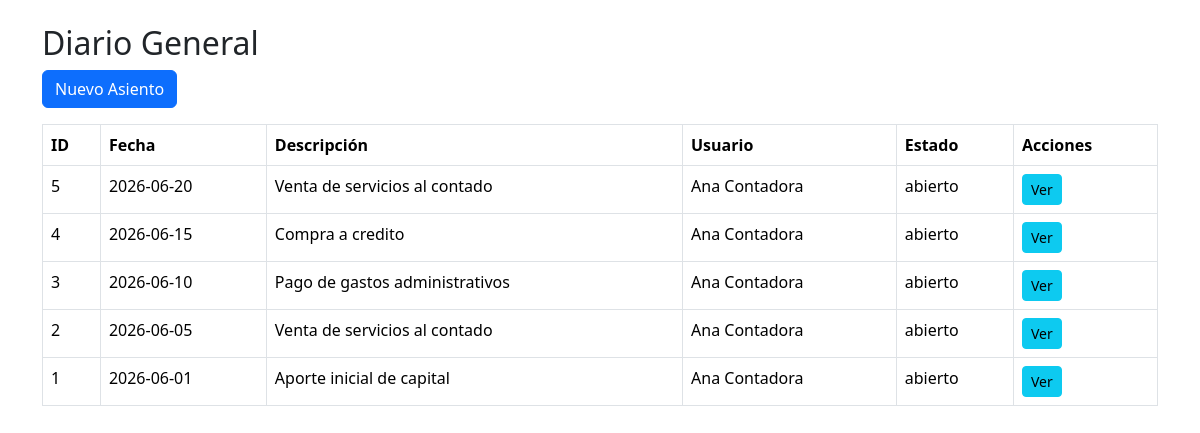
The app's page /diario/diario_index.php with its own data.
### tables this page shows
CREATE TABLE diario (
  id INT AUTO_INCREMENT PRIMARY KEY,
  fecha DATE NOT NULL,
  descripcion VARCHAR(255),
  usuario_id INT NOT NULL,
  estado VARCHAR(20) NOT NULL DEFAULT 'abierto',
  creado_en DATETIME DEFAULT CURRENT_TIMESTAMP,
  FOREIGN KEY (usuario_id) REFERENCES usuarios(id)
);

CREATE TABLE usuarios (
  id INT AUTO_INCREMENT PRIMARY KEY,
  nombre VARCHAR(100) NOT NULL,
  correo VARCHAR(100) NOT NULL UNIQUE,
  contrasena VARCHAR(255) NOT NULL,
  rol_id INT NOT NULL,
  estado_actividad TINYINT(1) NOT NULL DEFAULT 1,
  creado_en DATETIME DEFAULT CURRENT_TIMESTAMP,
  FOREIGN KEY (rol_id) REFERENCES roles(id)
);

### diario/diario_index.php (the view, shortened to what this page needs)
<?php
$pdo = Conexion::obtenerInstancia()->obtenerPDO();
$sql = "
SELECT
    d.id,
    d.fecha,
    d.descripcion,
    d.estado,
    u.nombre AS usuario
FROM diario d
INNER JOIN usuarios u
ON d.usuario_id = u.id
ORDER BY d.fecha DESC
";
$diarios = $pdo->query($sql)->fetchAll();
?>
<!DOCTYPE html>
<html lang="es">
<head>
<link href="https://cdn.jsdelivr.net/npm/bootstrap@5.3.3/dist/css/bootstrap.min.css" rel="stylesheet">
</head>
<body>
<div class="container mt-4">
<h2>Diario General</h2>
<a href="diario_nuevo.php" class="btn btn-primary mb-3">
Nuevo Asiento
</a>
<table class="table table-bordered">
<thead>
<tr>
<th>ID</th>
<th>Fecha</th>
<th>Descripción</th>
<th>Usuario</th>
<th>Estado</th>
<th>Acciones</th>
</tr>
</thead>
<tbody>
<?php foreach($diarios as $d): ?>
<tr>
<td><?= $d['id'] ?></td>
<td><?= $d['fecha'] ?></td>
<td><?= htmlspecialchars($d['descripcion']) ?></td>
<td><?= htmlspecialchars($d['usuario']) ?></td>
<td><?= htmlspecialchars($d['estado']) ?></td>
<td>
<a
href="diario_ver.php?id=<?= $d['id'] ?>"
class="btn btn-info btn-sm">
Ver </a>
</td>
</tr>
<?php endforeach; ?>
</tbody>
</table>
</div>
</body>
</html>

### records on screen
diario: id "5", fecha "2026-06-20", descripcion "Venta de servicios al contado", usuario.nombre "Ana Contadora", estado "abierto"
diario: id "4", fecha "2026-06-15", descripcion "Compra a credito", usuario.nombre "Ana Contadora", estado "abierto"
diario: id "3", fecha "2026-06-10", descripcion "Pago de gastos administrativos", usuario.nombre "Ana Contadora", estado "abierto"
diario: id "2", fecha "2026-06-05", descripcion "Venta de servicios al contado", usuario.nombre "Ana Contadora", estado "abierto"
diario: id "1", fecha "2026-06-01", descripcion "Aporte inicial de capital", usuario.nombre "Ana Contadora", estado "abierto"
